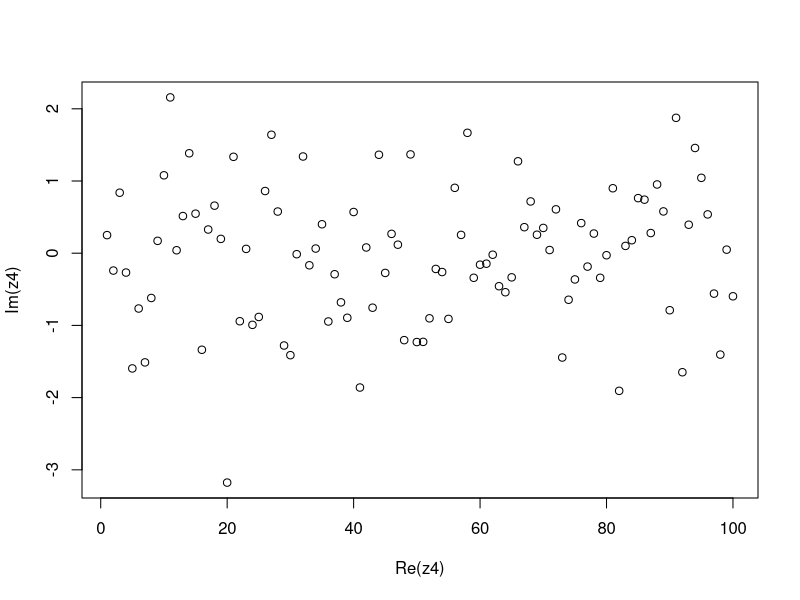

The R source for this figure:
#向量问题的扩展
#字符型向量
cha<-c("Statistical","Data","Analysis");cha

#paste()向量
cha<-paste("Statistical","Data","Analysis");cha
paste(1:6)
paste("x",1:6)
paste("x","y",1:6)
paste("x",1:6,sep="")
paste("x","y",1:6,sep=".")

#grep函数
grep("Data",c("Statistical","Data","Analysis"))
grep("Data",c("Statistical","Data","Analysis Data"))
grep("data",c("Statistical","Data","Analysis"))
grep("data",c("Statistical","Data","Analysis"),ignore.case = T)

#grepl()函数
grepl("Data",c("Statistical","Data","Analysis"))
grepl("Data",c("Statistical","Data","Analysis Data"))

#regexpr()函数
x<-c("Statistical","Data","Analysis Data")
regexpr("Data",x)

#substr()函数
substr("Statistical",5,10)
x<-c("Statistical","Data","Analysis Data")
substr(x,5,10)
substr(x,2,5)<-"12345";x

#nchar()函数
x<-c("Statistical","Data","Analysis Data")
nchar(x)

#逻辑型向量
weight<-c(59,62,67,98,78,93,71,90)
check<-weight<75
check
(3>5)==0
(3<6)==1

#复数型向量
z1<-1+2i;z1
z2<-1:2+2i*c(2,5)
z2
z4<-complex(real = 1:100,imaginary = rnorm(100))
#z4<-complex(re=1:100,im=rnorm(100))
plot(z4)
